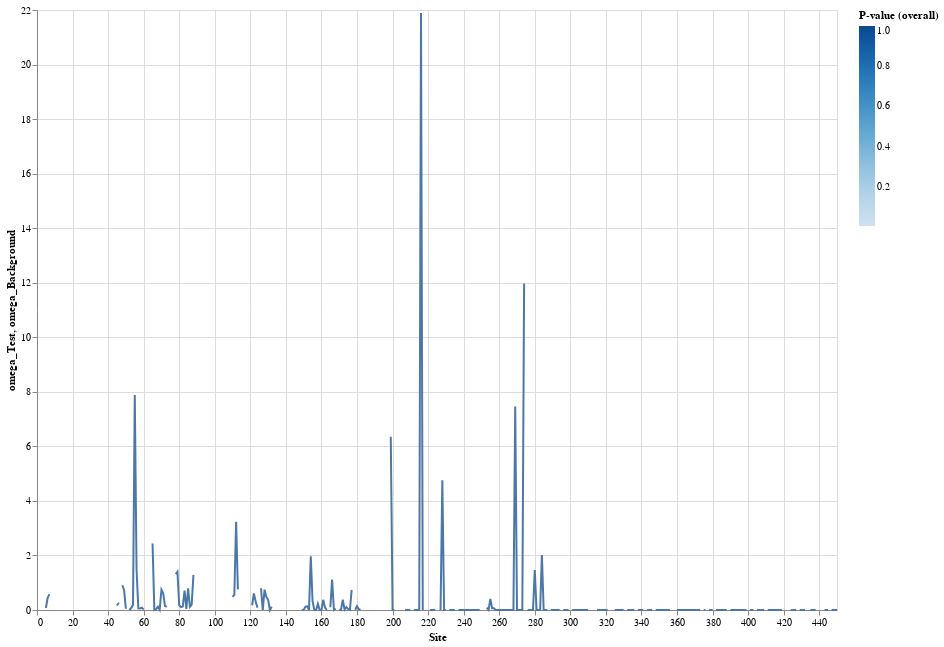

The notebook cell this image was saved under:
### Code cell
source = df

line1 = alt.Chart(source).mark_line().encode(
    x='Site',
    y='omega'
).properties(
    width=800,
    height=600)

line2 = alt.Chart(source).mark_line().encode(
    x='Site',
    y='omega',
    color="P-value (overall)"
).properties(
    width=800,
    height=600)


line1 + line2

### Figure 1 — Vega-Lite specification as saved in the notebook (floating-point values rounded to 4 significant figures; data arrays with more than 128 entries replaced by an {"elided": "..."} marker saying what was removed)
{"config": {"view": {"continuousWidth": 400, "continuousHeight": 300}}, "layer": [{"mark": "line", "encoding": {"x": {"type": "quantitative", "field": "Site"}, "y": {"type": "quantitative", "field": "omega_Test"}}, "height": 600, "width": 800}, {"mark": "line", "encoding": {"color": {"type": "quantitative", "field": "P-value (overall)"}, "x": {"type": "quantitative", "field": "Site"}, "y": {"type": "quantitative", "field": "omega_Background"}}, "height": 600, "width": 800}], "data": {"name": "data-ed35d90546c5a1c7a59b60e45a2be958"}, "$schema": "https://vega.github.io/schema/vega-lite/v4.8.1.json", "datasets": {"data-ed35d90546c5a1c7a59b60e45a2be958": {"elided": "449 records"}}}
